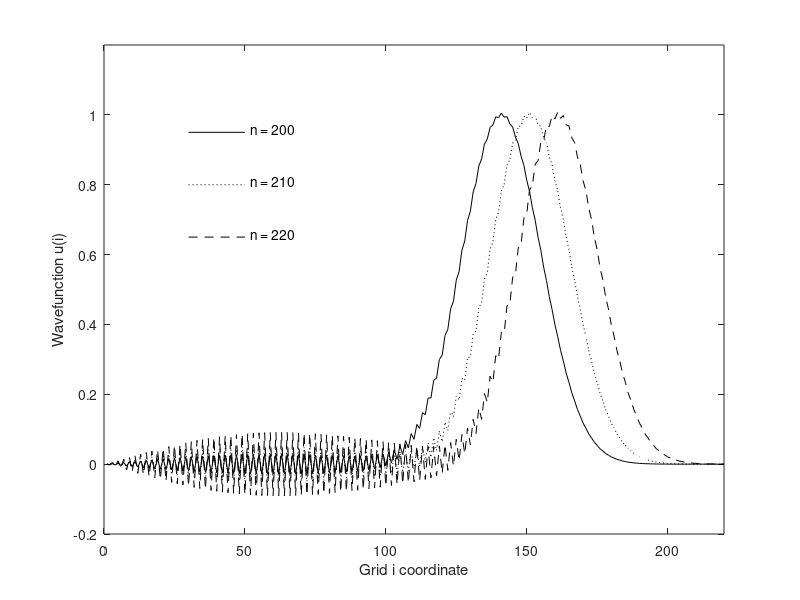

This chart was generated by the following MATLAB code:
S = 1.0005;

delta = 14;
mi = 60;

dx = 1;

x = 1:dx:220;

u = zeros(1, (219 / dx) + 1);

us = cat(2, exp((-1 / 2) * ((x - mi) / delta).^2) ./ (delta * sqrt( 2 * pi)), zeros(1, 10000));

us = us / max(us);

u(1, 1) = us(1);

n = 2;

while 1
    u(n, 1) = us(n);
    
    for i = 2:(219 / dx)
        u(n + 1, i) = (S^2 * (u(n, i + 1) - 2 * u(n, i) + u(n, i - 1))) + 2 * u(n, i) - u(n - 1, i);
    end
    
    if (n == 220)
        
        plot(x, u(200, :), 'k-', x, u(210, :), 'k:', x, u(220, :), 'k--', [30 50], [.65 .65], 'k--', [30 50], [.8 .8], 'k:', [30 50], [.95 .95], 'k-')
        
        text(52, 0.96, 'n = 200')
        text(52, 0.81, 'n = 210')
        text(52, 0.66, 'n = 220')
        
        xlabel('Grid i coordinate')
        ylabel('Wavefunction u(i)')
        xticks([0 50 100 150 200])
        
    
        axis([0 220 -0.2 1.2])
        pause(1);
        break;
    else
        plot(x, u(n, :), 'k')
        xlabel('Grid i coordinate')
        ylabel('Wavefunction u(i)')
        xticks([0 50 100 150 200])

        axis([0 220 -0.2 1.2])
        pause(.01);
    end

    n = n + 1;
    
end

